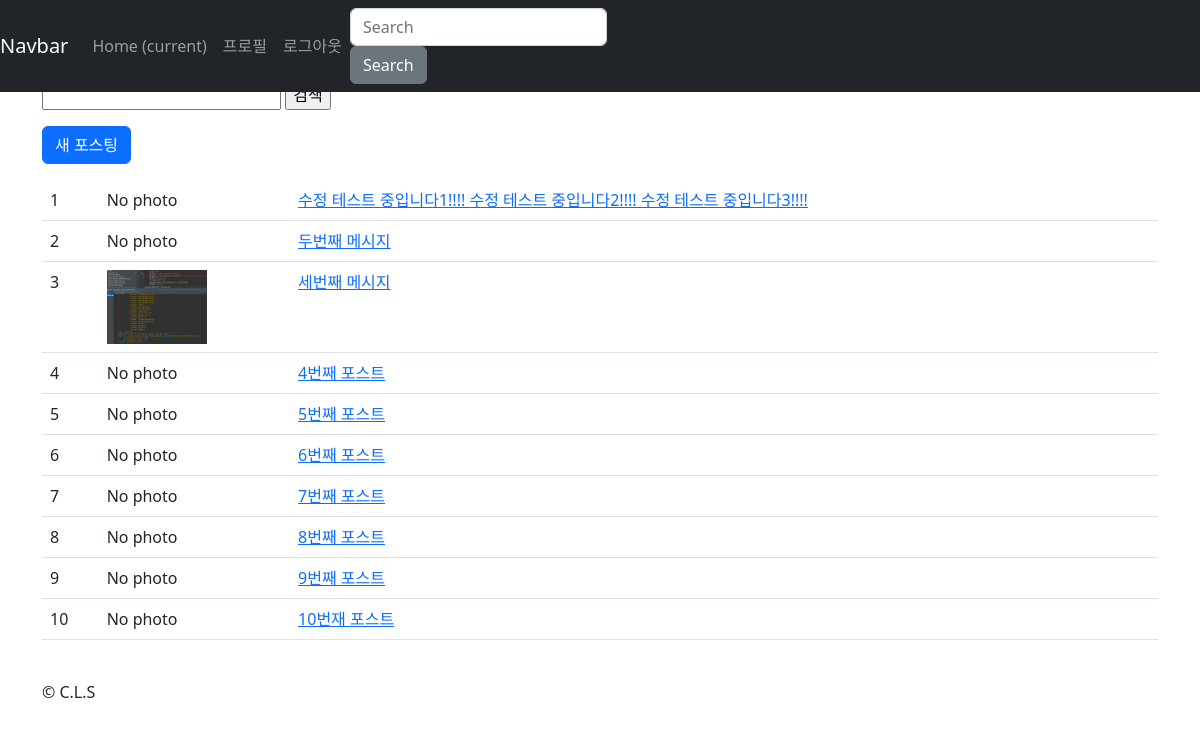
Page /instagram1/ (signed in) on the committed database.
### instagram1/models.py (models this page shows, shortened)
class Post(models.Model):
    author = models.ForeignKey(to=settings.AUTH_USER_MODEL, on_delete=models.CASCADE)
    massage = models.TextField(
        validators=[MinLengthValidator(10)]
    )
    photo = models.ImageField(blank=True, upload_to='instagram1S/post/%Y/%m/%d')
    tag_set = models.ManyToManyField('Tag', blank=True)
    is_public = models.BooleanField(default=False, verbose_name="공개여부")
    created_at = models.DateTimeField(auto_now_add=True)
    updated_at = models.DateTimeField(auto_now=True)
    def get_absolute_url(self):
        return reverse('instagram1:post_detail', args=[self.pk])
    class Mata:
        ordering = ['-id']

### instagram1/views.py (the view)
@method_decorator(login_required, name='dispatch')
class PostListView(ListView):
    model = Post
    paginate_by = 10

### instagram1/templates/instagram1/post_list.html (shortened to what this page needs)
{% extends "instagram1/layout.html" %}
{% load bootstrap4 %}
{% block content %}
    <form action="" method="get">
        <input type="text" name="q" value="{{ q }}"/>
        <input type="submit" value="검색" />
    </form>
    <a href="{% url 'instagram1:post_new' %}" class="btn btn-primary btn-block mt-3 mb-3">
        새 포스팅
    </a>
    <table class="table table-bordeard table-hover">
        <tbody>
             {% for post in post_list %}
             <tr>
                <td>
                 {{ post.pk }}
                </td>
                 <td>
                     {% if post.photo %}
                        <img src="{{ post.photo.url }}" style="width: 100px" />
                     {% else %}
                        No photo
                     {% endif %}
                 </td>
                 <td>
                     <a href="{{ post.get_absolute_url }}">
                         {{ post.massage }}
                     </a>
                 </td>
             </tr>
             {% endfor %}
        </tbody>
    </table>
{% endblock content %}

### instagram1/templates/instagram1/layout.html
{% extends "layout.html" %}

### askcompany/templates/layout.html (shortened to what this page needs)
{% load bootstrap4 static %}
<!doctype html>
<html lang="ko">
<head>
    <link rel="stylesheet" href="{% static 'bootstrap-5.2.3-dist/css/bootstrap.css' %}">
</head>
<body>
<nav class="navbar navbar-expand-md navbar-dark bg-dark fixed-top">
  <a class="navbar-brand" href="#">Navbar</a>
  <div class="collapse navbar-collapse" id="navbarsExampleDefault">
    <ul class="navbar-nav mr-auto">
      <li class="nav-item active">
        <a class="nav-link" href="#">Home <span class="sr-only">(current)</span></a>
      </li>
        {% if not user.is_authenticated %}
          <li class="nav-item">
            <a class="nav-link" href="{% url 'singup' %}">회원가입</a>
          </li>
          <li class="nav-item">
            <a class="nav-link" href="{% url 'login' %}?next={{ request.get_full_path }}">로그인</a>
          </li>
        {% else %}
          <li class="nav-item">
            <a class="nav-link" href="{% url 'profile' %}">프로필</a>
          </li>
          <li class="nav-item">
            <a class="nav-link" href="{% url 'logout' %}?next={{ request.get_full_path }}">로그아웃</a>
          </li>
        {% endif %}
    </ul>
    <form class="form-inline my-2 my-lg-0">
      <input class="form-control mr-sm-2" type="text" placeholder="Search" aria-label="Search">
      <button class="btn btn-secondary my-2 my-sm-0" type="submit">Search</button>
    </form>
  </div>
</nav>
<div class="container">
    <div class="row">
        <div class="col-sm-12">
            {% block content %}
            {% endblock content %}
            <br/>
            &copy; C.L.S
        </div>
    </div>
</div>
</body>
</html>

### askcompany/templates/layout.html (style rules this page uses)
body { padding-top: 5rem; padding-bottom: 2rem; }

### rows in the picture
Post: pk "1", photo "No photo", massage "수정 테스트 중입니다1!!!! 수정 테스트 중입니다2!!!! 수정 테스트 중입니다3!!!!"
Post: pk "2", photo "No photo", massage "두번째 메시지"
Post: pk "3", photo (picture), massage "세번째 메시지"
Post: pk "4", photo "No photo", massage "4번째 포스트"
Post: pk "5", photo "No photo", massage "5번째 포스트"
Post: pk "6", photo "No photo", massage "6번째 포스트"
Post: pk "7", photo "No photo", massage "7번째 포스트"
Post: pk "8", photo "No photo", massage "8번째 포스트"
Post: pk "9", photo "No photo", massage "9번째 포스트"
Post: pk "10", photo "No photo", massage "10번재 포스트"
